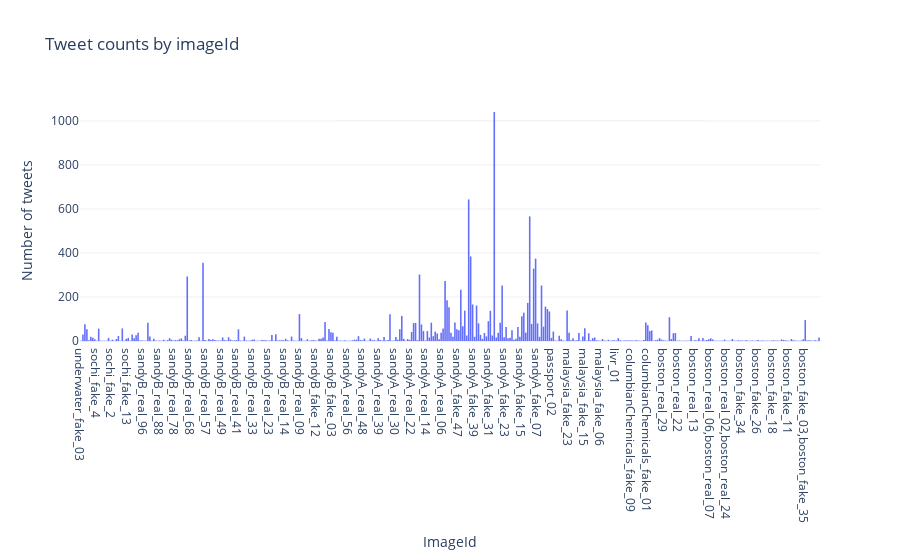

This figure's notebook cell:
### Code cell
fig = px.histogram(data, x='imageId', template='plotly_white', title='Tweet counts by imageId')
fig.update_xaxes(categoryorder='category descending', title='ImageId').update_yaxes(title='Number of tweets')
fig.show()

### Figure 1 — Plotly figure (JSON) as saved in the notebook; plotly's stock layout.template omitted (floating-point values rounded to 4 significant figures; data arrays with more than 128 entries replaced by an {"elided": "..."} marker saying what was removed)
{"data": [{"alignmentgroup": "True", "bingroup": "x", "hovertemplate": "imageId=%{x}<br>count=%{y}<extra></extra>", "legendgroup": "", "marker": {"color": "#636efa"}, "name": "", "offsetgroup": "", "orientation": "v", "showlegend": false, "type": "histogram", "x": {"elided": "12376 str values"}, "xaxis": "x", "yaxis": "y"}], "layout": {"barmode": "relative", "legend": {"tracegroupgap": 0}, "title": {"text": "Tweet counts by imageId"}, "xaxis": {"anchor": "y", "categoryorder": "category descending", "domain": [0, 1], "title": {"text": "ImageId"}}, "yaxis": {"anchor": "x", "domain": [0, 1], "title": {"text": "Number of tweets"}}}}
